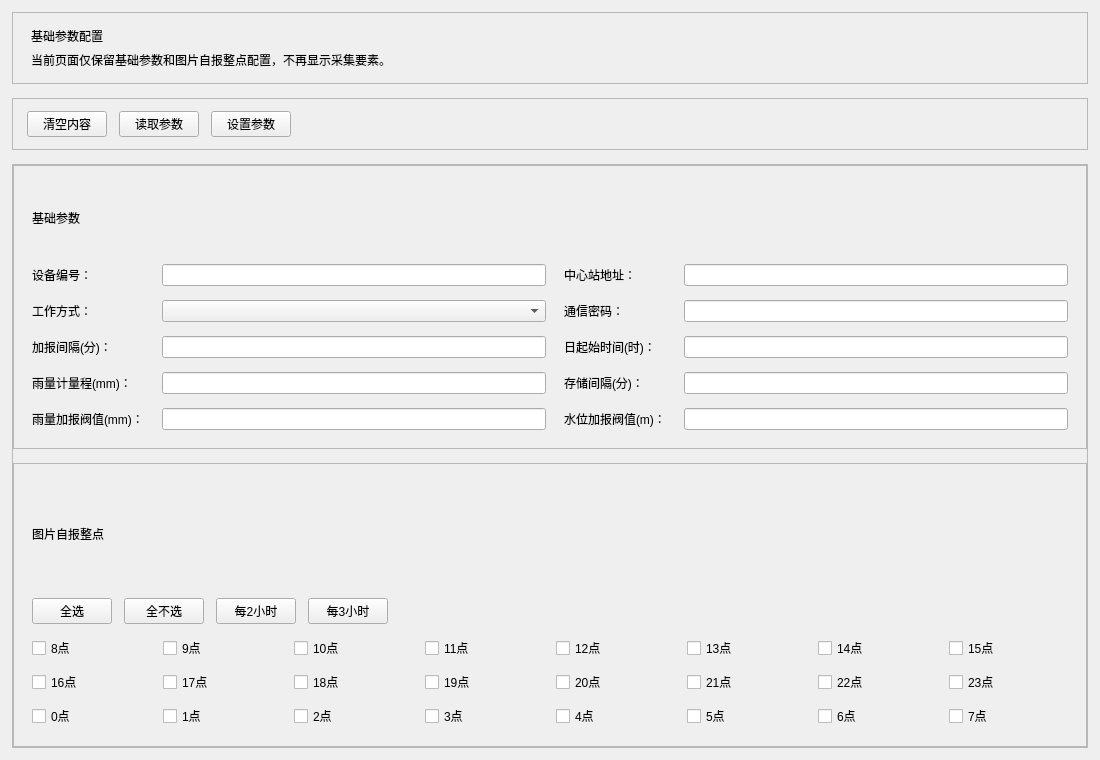
<?xml version="1.0" encoding="UTF-8"?>
<ui version="4.0">
 <class>BasicPage</class>
 <widget class="QWidget" name="BasicPage">
  <property name="geometry">
   <rect>
    <x>0</x>
    <y>0</y>
    <width>1100</width>
    <height>760</height>
   </rect>
  </property>
  <property name="windowTitle">
   <string>基础参数</string>
  </property>
  <layout class="QVBoxLayout" name="verticalLayout">
   <property name="spacing">
    <number>14</number>
   </property>
   <property name="leftMargin">
    <number>12</number>
   </property>
   <property name="topMargin">
    <number>12</number>
   </property>
   <property name="rightMargin">
    <number>12</number>
   </property>
   <property name="bottomMargin">
    <number>12</number>
   </property>
   <item>
    <widget class="QFrame" name="summaryCard">
     <property name="frameShape">
      <enum>QFrame::StyledPanel</enum>
     </property>
     <layout class="QVBoxLayout" name="verticalLayoutSummary">
      <property name="spacing">
       <number>6</number>
      </property>
      <property name="leftMargin">
       <number>18</number>
      </property>
      <property name="topMargin">
       <number>14</number>
      </property>
      <property name="rightMargin">
       <number>18</number>
      </property>
      <property name="bottomMargin">
       <number>14</number>
      </property>
      <item>
       <widget class="QLabel" name="pageTitle">
        <property name="text">
         <string>基础参数配置</string>
        </property>
       </widget>
      </item>
      <item>
       <widget class="QLabel" name="pageSubtitle">
        <property name="wordWrap">
         <bool>true</bool>
        </property>
        <property name="text">
         <string>当前页面仅保留基础参数和图片自报整点配置，不再显示采集要素。</string>
        </property>
       </widget>
      </item>
     </layout>
    </widget>
   </item>
   <item>
    <widget class="QFrame" name="actionCard">
     <property name="frameShape">
      <enum>QFrame::StyledPanel</enum>
     </property>
     <layout class="QHBoxLayout" name="horizontalLayoutActions">
      <property name="spacing">
       <number>12</number>
      </property>
      <property name="leftMargin">
       <number>14</number>
      </property>
      <property name="topMargin">
       <number>12</number>
      </property>
      <property name="rightMargin">
       <number>14</number>
      </property>
      <property name="bottomMargin">
       <number>12</number>
      </property>
      <item>
       <widget class="QPushButton" name="huifu_Button">
        <property name="text">
         <string>清空内容</string>
        </property>
       </widget>
      </item>
      <item>
       <widget class="QPushButton" name="read_Button">
        <property name="text">
         <string>读取参数</string>
        </property>
       </widget>
      </item>
      <item>
       <widget class="QPushButton" name="set_Button">
        <property name="text">
         <string>设置参数</string>
        </property>
       </widget>
      </item>
      <item>
       <spacer name="horizontalSpacer">
        <property name="orientation">
         <enum>Qt::Horizontal</enum>
        </property>
        <property name="sizeHint" stdset="0">
         <size>
          <width>40</width>
          <height>20</height>
         </size>
        </property>
       </spacer>
      </item>
     </layout>
    </widget>
   </item>
   <item>
    <widget class="QScrollArea" name="scrollArea">
     <property name="widgetResizable">
      <bool>true</bool>
     </property>
     <widget class="QWidget" name="scrollAreaWidgetContents">
      <layout class="QVBoxLayout" name="verticalLayoutContent">
       <property name="spacing">
        <number>14</number>
       </property>
       <property name="leftMargin">
        <number>0</number>
       </property>
       <property name="topMargin">
        <number>0</number>
       </property>
       <property name="rightMargin">
        <number>0</number>
       </property>
       <property name="bottomMargin">
        <number>0</number>
       </property>
       <item>
        <widget class="QFrame" name="baseInfoCard">
         <property name="frameShape">
          <enum>QFrame::StyledPanel</enum>
         </property>
         <layout class="QVBoxLayout" name="verticalLayoutBaseInfo">
          <property name="spacing">
           <number>12</number>
          </property>
          <property name="leftMargin">
           <number>18</number>
          </property>
          <property name="topMargin">
           <number>18</number>
          </property>
          <property name="rightMargin">
           <number>18</number>
          </property>
          <property name="bottomMargin">
           <number>18</number>
          </property>
          <item>
           <widget class="QLabel" name="labelSectionBase">
            <property name="text">
             <string>基础参数</string>
            </property>
           </widget>
          </item>
          <item>
           <layout class="QGridLayout" name="gridLayoutBase">
            <property name="horizontalSpacing">
             <number>18</number>
            </property>
            <property name="verticalSpacing">
             <number>14</number>
            </property>
            <item row="0" column="0">
             <widget class="QLabel" name="labelDeviceId">
              <property name="text">
               <string>设备编号：</string>
              </property>
             </widget>
            </item>
            <item row="0" column="1">
             <widget class="QLineEdit" name="deviceIdEdit"/>
            </item>
            <item row="0" column="2">
             <widget class="QLabel" name="labelModifyId">
              <property name="text">
               <string>中心站地址：</string>
              </property>
             </widget>
            </item>
            <item row="0" column="3">
             <widget class="QLineEdit" name="modifyIdEdit"/>
            </item>
            <item row="1" column="0">
             <widget class="QLabel" name="labelWorkMode">
              <property name="text">
               <string>工作方式：</string>
              </property>
             </widget>
            </item>
            <item row="1" column="1">
             <widget class="QComboBox" name="workModeCombo"/>
            </item>
            <item row="1" column="2">
             <widget class="QLabel" name="labelPassword">
              <property name="text">
               <string>通信密码：</string>
              </property>
             </widget>
            </item>
            <item row="1" column="3">
             <widget class="QLineEdit" name="tongxinmima"/>
            </item>
            <item row="2" column="0">
             <widget class="QLabel" name="labelReportInterval">
              <property name="text">
               <string>加报间隔(分)：</string>
              </property>
             </widget>
            </item>
            <item row="2" column="1">
             <widget class="QLineEdit" name="reportIntervalEdit"/>
            </item>
            <item row="2" column="2">
             <widget class="QLabel" name="labelDayStart">
              <property name="text">
               <string>日起始时间(时)：</string>
              </property>
             </widget>
            </item>
            <item row="2" column="3">
             <widget class="QLineEdit" name="dayStartEdit"/>
            </item>
            <item row="3" column="0">
             <widget class="QLabel" name="labelRainRange">
              <property name="text">
               <string>雨量计量程(mm)：</string>
              </property>
             </widget>
            </item>
            <item row="3" column="1">
             <widget class="QLineEdit" name="rainRangeEdit"/>
            </item>
            <item row="3" column="2">
             <widget class="QLabel" name="labelStoreInterval">
              <property name="text">
               <string>存储间隔(分)：</string>
              </property>
             </widget>
            </item>
            <item row="3" column="3">
             <widget class="QLineEdit" name="storeIntervalEdit"/>
            </item>
            <item row="4" column="0">
             <widget class="QLabel" name="labelRainThreshold">
              <property name="text">
               <string>雨量加报阀值(mm)：</string>
              </property>
             </widget>
            </item>
            <item row="4" column="1">
             <widget class="QLineEdit" name="rainThresholdEdit"/>
            </item>
            <item row="4" column="2">
             <widget class="QLabel" name="labelWaterThreshold">
              <property name="text">
               <string>水位加报阀值(m)：</string>
              </property>
             </widget>
            </item>
            <item row="4" column="3">
             <widget class="QLineEdit" name="waterThresholdEdit"/>
            </item>
           </layout>
          </item>
         </layout>
        </widget>
       </item>
       <item>
        <widget class="QFrame" name="timeCard">
         <property name="frameShape">
          <enum>QFrame::StyledPanel</enum>
         </property>
         <layout class="QVBoxLayout" name="verticalLayoutTime">
          <property name="spacing">
           <number>12</number>
          </property>
          <property name="leftMargin">
           <number>18</number>
          </property>
          <property name="topMargin">
           <number>18</number>
          </property>
          <property name="rightMargin">
           <number>18</number>
          </property>
          <property name="bottomMargin">
           <number>18</number>
          </property>
          <item>
           <widget class="QLabel" name="labelSectionTime">
            <property name="text">
             <string>图片自报整点</string>
            </property>
           </widget>
          </item>
          <item>
           <layout class="QHBoxLayout" name="horizontalLayoutTimeTools">
            <property name="spacing">
             <number>12</number>
            </property>
            <item>
             <widget class="QPushButton" name="selectAllHoursButton">
              <property name="text">
               <string>全选</string>
              </property>
             </widget>
            </item>
            <item>
             <widget class="QPushButton" name="clearAllHoursButton">
              <property name="text">
               <string>全不选</string>
              </property>
             </widget>
            </item>
            <item>
             <widget class="QPushButton" name="every2HoursButton">
              <property name="text">
               <string>每2小时</string>
              </property>
             </widget>
            </item>
            <item>
             <widget class="QPushButton" name="every3HoursButton">
              <property name="text">
               <string>每3小时</string>
              </property>
             </widget>
            </item>
            <item>
             <spacer name="horizontalSpacerTime">
              <property name="orientation">
               <enum>Qt::Horizontal</enum>
              </property>
              <property name="sizeHint" stdset="0">
               <size>
                <width>40</width>
                <height>20</height>
               </size>
              </property>
             </spacer>
            </item>
           </layout>
          </item>
          <item>
           <layout class="QGridLayout" name="gridLayoutTime">
            <property name="horizontalSpacing">
             <number>12</number>
            </property>
            <property name="verticalSpacing">
             <number>10</number>
            </property>
            <item row="0" column="0"><widget class="QCheckBox" name="time_8"><property name="text"><string>8点</string></property></widget></item>
            <item row="0" column="1"><widget class="QCheckBox" name="time_9"><property name="text"><string>9点</string></property></widget></item>
            <item row="0" column="2"><widget class="QCheckBox" name="time_10"><property name="text"><string>10点</string></property></widget></item>
            <item row="0" column="3"><widget class="QCheckBox" name="time_11"><property name="text"><string>11点</string></property></widget></item>
            <item row="0" column="4"><widget class="QCheckBox" name="time_12"><property name="text"><string>12点</string></property></widget></item>
            <item row="0" column="5"><widget class="QCheckBox" name="time_13"><property name="text"><string>13点</string></property></widget></item>
            <item row="0" column="6"><widget class="QCheckBox" name="time_14"><property name="text"><string>14点</string></property></widget></item>
            <item row="0" column="7"><widget class="QCheckBox" name="time_15"><property name="text"><string>15点</string></property></widget></item>
            <item row="1" column="0"><widget class="QCheckBox" name="time_16"><property name="text"><string>16点</string></property></widget></item>
            <item row="1" column="1"><widget class="QCheckBox" name="time_17"><property name="text"><string>17点</string></property></widget></item>
            <item row="1" column="2"><widget class="QCheckBox" name="time_18"><property name="text"><string>18点</string></property></widget></item>
            <item row="1" column="3"><widget class="QCheckBox" name="time_19"><property name="text"><string>19点</string></property></widget></item>
            <item row="1" column="4"><widget class="QCheckBox" name="time_20"><property name="text"><string>20点</string></property></widget></item>
            <item row="1" column="5"><widget class="QCheckBox" name="time_21"><property name="text"><string>21点</string></property></widget></item>
            <item row="1" column="6"><widget class="QCheckBox" name="time_22"><property name="text"><string>22点</string></property></widget></item>
            <item row="1" column="7"><widget class="QCheckBox" name="time_23"><property name="text"><string>23点</string></property></widget></item>
            <item row="2" column="0"><widget class="QCheckBox" name="time_0"><property name="text"><string>0点</string></property></widget></item>
            <item row="2" column="1"><widget class="QCheckBox" name="time_1"><property name="text"><string>1点</string></property></widget></item>
            <item row="2" column="2"><widget class="QCheckBox" name="time_2"><property name="text"><string>2点</string></property></widget></item>
            <item row="2" column="3"><widget class="QCheckBox" name="time_3"><property name="text"><string>3点</string></property></widget></item>
            <item row="2" column="4"><widget class="QCheckBox" name="time_4"><property name="text"><string>4点</string></property></widget></item>
            <item row="2" column="5"><widget class="QCheckBox" name="time_5"><property name="text"><string>5点</string></property></widget></item>
            <item row="2" column="6"><widget class="QCheckBox" name="time_6"><property name="text"><string>6点</string></property></widget></item>
            <item row="2" column="7"><widget class="QCheckBox" name="time_7"><property name="text"><string>7点</string></property></widget></item>
           </layout>
          </item>
         </layout>
        </widget>
       </item>
      </layout>
     </widget>
    </widget>
   </item>
  </layout>
 </widget>
 <resources/>
 <connections/>
</ui>
